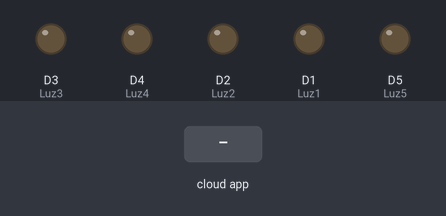
This sketch was run on a simulated ESP8266 (NodeMCU). Parts: output pins drawn as LEDs (lit = HIGH). The test bench sets the inputs (shaded band). WiFi joins after 1.5 s; servers stay silent unless stated; no MQTT or app messages arrive unless stated; what the sketch prints to the serial monitor is not drawn.

Above: at 2.7 s.
2.8 s: the phone or cloud app sets Luz1 to 1
At 3.6 s:
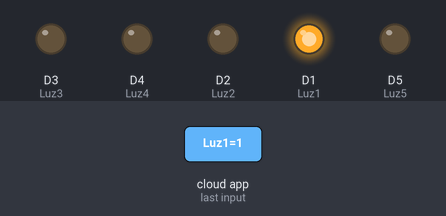
4.3 s: the phone or cloud app sets Luz3 to 1
At 4.6 s:
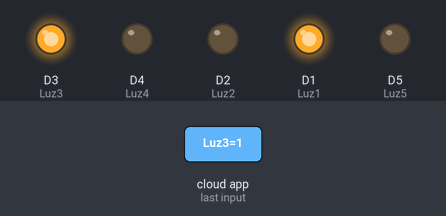
5.8 s: the phone or cloud app sets Luz2 to 1
At 6.4 s:
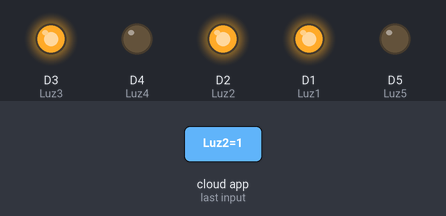
7.3 s: the phone or cloud app sets Luz4 to 1
At 8.5 s:
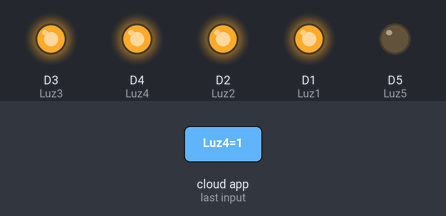
8.8 s: the phone or cloud app sets Luz5 to 1
At 9.7 s:
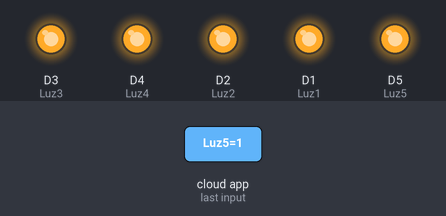
10.3 s: the phone or cloud app sets Luz1 to 0
At 10.7 s:
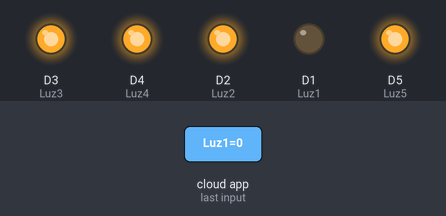
Timing chart, 0 to 12.8 s (numbered marks = the images above; inputs shaded):
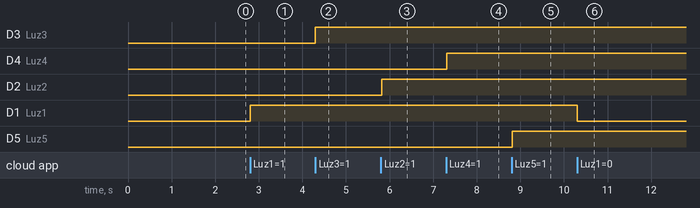

Measured:
- after the input at 2.8 s, D1 (Luz1): LOW → HIGH at once
- after the input at 4.3 s, D3 (Luz3): LOW → HIGH at once
- after the input at 5.8 s, D2 (Luz2): LOW → HIGH at once
- after the input at 7.3 s, D4 (Luz4): LOW → HIGH at once
- after the input at 8.8 s, D5 (Luz5): LOW → HIGH at once
- after the input at 10.3 s, D1 (Luz1): HIGH → LOW at once

The sketch:

Proyecto_Controlador_ESP8266.ino
```cpp
//Google Assistant Home Automation
#include <ESP8266WiFi.h>
#include "Adafruit_MQTT.h"
#include "Adafruit_MQTT_Client.h"

#define Luz1            D1
#define Luz2            D2
#define Luz3            D3
#define Luz4            D4
#define Luz5            D5

#define WLAN_SSID       ""        // SSID
#define WLAN_PASS       ""        //password

// Adafruit.io Setup

#define AIO_SERVER      "io.adafruit.com" //Adafruit Server
#define AIO_SERVERPORT  1883
#define AIO_USERNAME    " "     // Username
#define AIO_KEY         " "    // Auth Key

//WIFI CLIENT
WiFiClient client;

Adafruit_MQTT_Client mqtt(&client, AIO_SERVER, AIO_SERVERPORT, AIO_USERNAME, AIO_KEY);

Adafruit_MQTT_Subscribe Light1 = Adafruit_MQTT_Subscribe(&mqtt, AIO_USERNAME"/feeds/Luz1"); // Feeds name should be same everywhere
Adafruit_MQTT_Subscribe Light2 = Adafruit_MQTT_Subscribe(&mqtt, AIO_USERNAME "/feeds/Luz2");
Adafruit_MQTT_Subscribe Light3 = Adafruit_MQTT_Subscribe(&mqtt, AIO_USERNAME "/feeds/Luz3");
Adafruit_MQTT_Subscribe Light4 = Adafruit_MQTT_Subscribe(&mqtt, AIO_USERNAME "/feeds/Luz4");
Adafruit_MQTT_Subscribe Light5 = Adafruit_MQTT_Subscribe(&mqtt, AIO_USERNAME "/feeds/Luz5");

void MQTT_connect();

void setup() {
  Serial.begin(115200);

  pinMode(Luz1, OUTPUT);
  pinMode(Luz2, OUTPUT);
  pinMode(Luz3, OUTPUT);
  pinMode(Luz4, OUTPUT);
  pinMode(Luz5, OUTPUT);

  // Connect to WiFi access point.
  Serial.println(); Serial.println();
  Serial.print("Connecting to ");
  Serial.println(WLAN_SSID);

  WiFi.begin(WLAN_SSID, WLAN_PASS);
  while (WiFi.status() != WL_CONNECTED) {
    delay(500);
    Serial.print(".");
  }
  Serial.println();

  Serial.println("WiFi connected");
  Serial.println("IP address: ");
  Serial.println(WiFi.localIP());

  mqtt.subscribe(&Light1);
  mqtt.subscribe(&Light3);
  mqtt.subscribe(&Light2);
  mqtt.subscribe(&Light4);
  mqtt.subscribe(&Light5);
}

void loop() {

  MQTT_connect();


  Adafruit_MQTT_Subscribe *subscription;
  while ((subscription = mqtt.readSubscription(20000))) {
    if (subscription == &Light1) {
      Serial.print(F("Got: "));
      Serial.println((char *)Light1.lastread);
      int Light1_State = atoi((char *)Light1.lastread);
      digitalWrite(Luz1, Light1_State);

    }
    if (subscription == &Light2) {
      Serial.print(F("Got: "));
      Serial.println((char *)Light2.lastread);
      int Light2_State = atoi((char *)Light2.lastread);
      digitalWrite(Luz2, Light2_State);
    }
    if (subscription == &Light3) {
      Serial.print(F("Got: "));
      Serial.println((char *)Light3.lastread);
      int Light3_State = atoi((char *)Light3.lastread);
      digitalWrite(Luz3, Light3_State);
    }
    if (subscription == &Light4) {
      Serial.print(F("Got: "));
      Serial.println((char *)Light4.lastread);
      int Light4_State = atoi((char *)Light4.lastread);
      digitalWrite(Luz4, Light4_State);
    }
    if (subscription == &Light5) {
      Serial.print(F("Got: "));
      Serial.println((char *)Light5.lastread);
      int Light5_State = atoi((char *)Light5.lastread);
      digitalWrite(Luz5, Light5_State);
    }
  }

}

void MQTT_connect() {
  int8_t ret;

  if (mqtt.connected()) {
    return;
  }

  Serial.print("Connecting to MQTT... ");

  uint8_t retries = 3;

  while ((ret = mqtt.connect()) != 0) {
    Serial.println(mqtt.connectErrorString(ret));
    Serial.println("Retrying MQTT connection in 5 seconds...");
    mqtt.disconnect();
    delay(5000);
    retries--;
    if (retries == 0) {
      while (1);
    }
  }
  Serial.println("MQTT Connected!");

}
```
